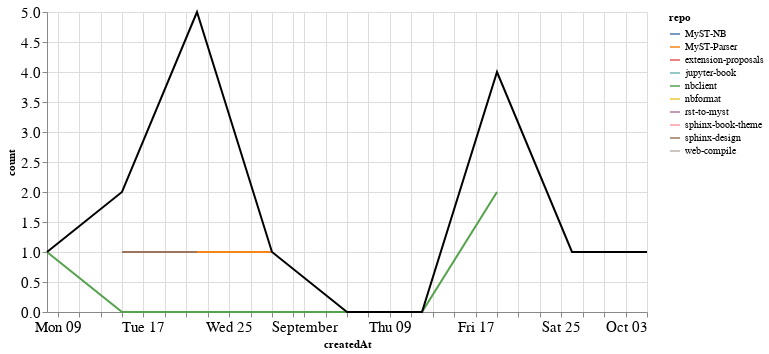

Notebook source saved alongside this figure:
### Markdown cell above
### PRs

### Code cell
prs_time = prs.groupby('repo').resample('W', on='createdAt').count()['author'].reset_index()
prs_time = prs_time.rename(columns={'author': 'count'})
prs_time_total = prs_time.groupby('createdAt').agg({"count": "sum"}).reset_index()

ch1 = alt.Chart(prs_time, width=600).mark_line().encode(
    x='createdAt',
    y='count',
    color='repo',
    tooltip="repo"
)

ch2 = alt.Chart(prs_time_total, width=600).mark_line(color="black").encode(
    x='createdAt',
    y='count',
)

ch1 + ch2

### Figure 1 — Vega-Lite specification as saved in the notebook (floating-point values rounded to 4 significant figures)
{"config": {"axisLeft": {"labelFontSize": 15}, "axisBottom": {"labelFontSize": 15}}, "layer": [{"data": {"name": "data-b4ef120616eea04559d5e0440d685b97"}, "mark": "line", "encoding": {"color": {"type": "nominal", "field": "repo"}, "tooltip": {"type": "nominal", "field": "repo"}, "x": {"type": "temporal", "field": "createdAt"}, "y": {"type": "quantitative", "field": "count"}}, "width": 600}, {"data": {"name": "data-a8bea20ccc6c2933a6938aa2af68794f"}, "mark": {"type": "line", "color": "black"}, "encoding": {"x": {"type": "temporal", "field": "createdAt"}, "y": {"type": "quantitative", "field": "count"}}, "width": 600}], "$schema": "https://vega.github.io/schema/vega-lite/v4.8.1.json", "datasets": {"data-b4ef120616eea04559d5e0440d685b97": [{"repo": "MyST-NB", "createdAt": "2021-10-03T00:00:00", "count": 1}, {"repo": "MyST-Parser", "createdAt": "2021-08-22T00:00:00", "count": 1}, {"repo": "MyST-Parser", "createdAt": "2021-08-29T00:00:00", "count": 1}, {"repo": "extension-proposals", "createdAt": "2021-09-19T00:00:00", "count": 1}, {"repo": "jupyter-book", "createdAt": "2021-08-15T00:00:00", "count": 1}, {"repo": "nbclient", "createdAt": "2021-08-08T00:00:00", "count": 1}, {"repo": "nbclient", "createdAt": "2021-08-15T00:00:00", "count": 0}, {"repo": "nbclient", "createdAt": "2021-08-22T00:00:00", "count": 0}, {"repo": "nbclient", "createdAt": "2021-08-29T00:00:00", "count": 0}, {"repo": "nbclient", "createdAt": "2021-09-05T00:00:00", "count": 0}, {"repo": "nbclient", "createdAt": "2021-09-12T00:00:00", "count": 0}, {"repo": "nbclient", "createdAt": "2021-09-19T00:00:00", "count": 2}, {"repo": "nbformat", "createdAt": "2021-09-19T00:00:00", "count": 1}, {"repo": "rst-to-myst", "createdAt": "2021-08-22T00:00:00", "count": 2}, {"repo": "sphinx-book-theme", "createdAt": "2021-08-22T00:00:00", "count": 1}, {"repo": "sphinx-design", "createdAt": "2021-08-15T00:00:00", "count": 1}, {"repo": "sphinx-design", "createdAt": "2021-08-22T00:00:00", "count": 1}, {"repo": "web-compile", "createdAt": "2021-09-26T00:00:00", "count": 1}], "data-a8bea20ccc6c2933a6938aa2af68794f": [{"createdAt": "2021-08-08T00:00:00", "count": 1}, {"createdAt": "2021-08-15T00:00:00", "count": 2}, {"createdAt": "2021-08-22T00:00:00", "count": 5}, {"createdAt": "2021-08-29T00:00:00", "count": 1}, {"createdAt": "2021-09-05T00:00:00", "count": 0}, {"createdAt": "2021-09-12T00:00:00", "count": 0}, {"createdAt": "2021-09-19T00:00:00", "count": 4}, {"createdAt": "2021-09-26T00:00:00", "count": 1}, {"createdAt": "2021-10-03T00:00:00", "count": 1}]}}
